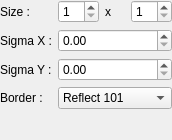
<?xml version="1.0" encoding="UTF-8"?>
<ui version="4.0">
 <class>GaussianBlurWidget</class>
 <widget class="QWidget" name="GaussianBlurWidget">
  <property name="geometry">
   <rect>
    <x>0</x>
    <y>0</y>
    <width>172</width>
    <height>140</height>
   </rect>
  </property>
  <property name="windowTitle">
   <string>Form</string>
  </property>
  <layout class="QFormLayout" name="formLayout">
   <property name="leftMargin">
    <number>0</number>
   </property>
   <property name="topMargin">
    <number>0</number>
   </property>
   <property name="rightMargin">
    <number>0</number>
   </property>
   <property name="bottomMargin">
    <number>0</number>
   </property>
   <item row="0" column="0">
    <widget class="QLabel" name="label">
     <property name="text">
      <string>Size :</string>
     </property>
    </widget>
   </item>
   <item row="0" column="1">
    <layout class="QHBoxLayout" name="horizontalLayout">
     <item>
      <widget class="QSpinBox" name="spinBoxWidth">
       <property name="minimum">
        <number>1</number>
       </property>
       <property name="singleStep">
        <number>2</number>
       </property>
      </widget>
     </item>
     <item>
      <widget class="QLabel" name="label_3">
       <property name="text">
        <string>x</string>
       </property>
      </widget>
     </item>
     <item>
      <widget class="QSpinBox" name="spinBoxHeight">
       <property name="minimum">
        <number>1</number>
       </property>
       <property name="singleStep">
        <number>2</number>
       </property>
      </widget>
     </item>
    </layout>
   </item>
   <item row="3" column="0">
    <widget class="QLabel" name="label_5">
     <property name="text">
      <string>Border :</string>
     </property>
    </widget>
   </item>
   <item row="3" column="1">
    <widget class="QComboBox" name="comboBox">
     <item>
      <property name="text">
       <string>Reflect 101</string>
      </property>
     </item>
     <item>
      <property name="text">
       <string>Reflect</string>
      </property>
     </item>
     <item>
      <property name="text">
       <string>Replicate</string>
      </property>
     </item>
     <item>
      <property name="text">
       <string>Constant</string>
      </property>
     </item>
    </widget>
   </item>
   <item row="1" column="0">
    <widget class="QLabel" name="label_6">
     <property name="text">
      <string>Sigma X :</string>
     </property>
    </widget>
   </item>
   <item row="2" column="0">
    <widget class="QLabel" name="label_7">
     <property name="text">
      <string>Sigma Y :</string>
     </property>
    </widget>
   </item>
   <item row="1" column="1">
    <widget class="QDoubleSpinBox" name="spinBoxSigmaX">
     <property name="maximum">
      <double>9999.000000000000000</double>
     </property>
    </widget>
   </item>
   <item row="2" column="1">
    <widget class="QDoubleSpinBox" name="spinBoxSigmaY">
     <property name="maximum">
      <double>9999.000000000000000</double>
     </property>
    </widget>
   </item>
  </layout>
 </widget>
 <resources/>
 <connections/>
</ui>
